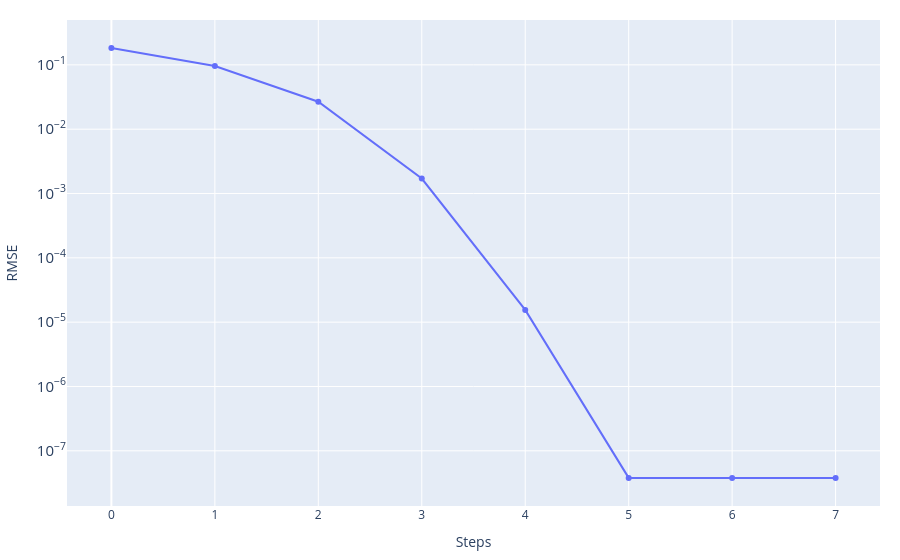
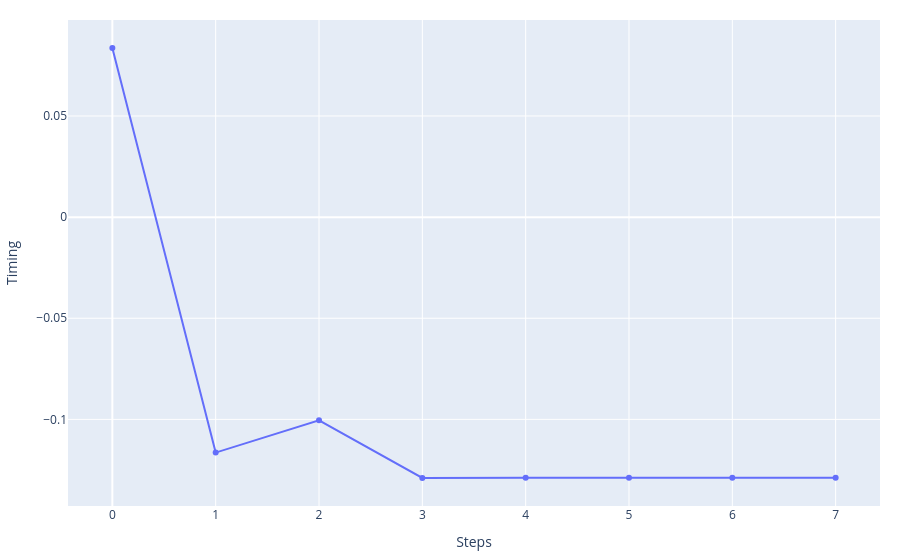
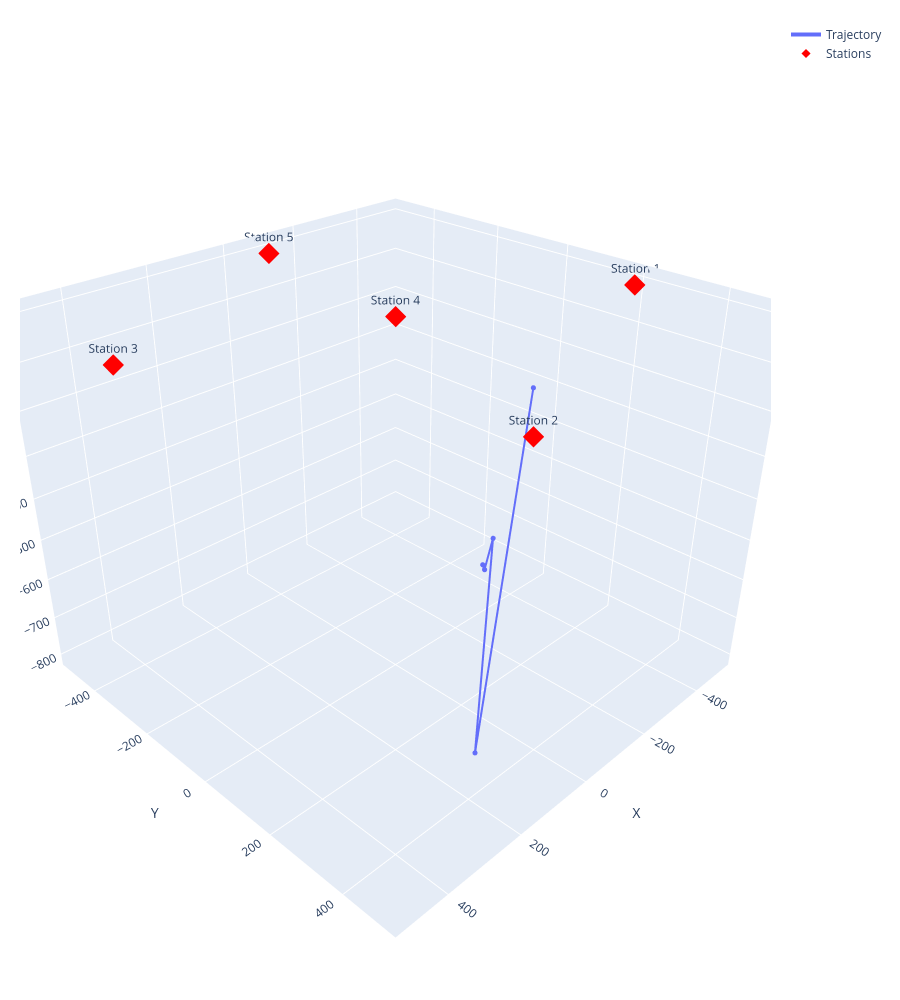

The cell these charts' notebook holds for them, in order:
### Code cell
event_best_LM, history_LM, cost_story_LM, misfit_fin_LM = Levenberg_Marquardt.Levenberg_Marquardt(
    stations=stations_norm,
    event_test=np.copy(event_ini),
    n_iteration=1_000,
    vp=vp)

print('Best fitt with:')
print(f'\t- RMSE = {misfit_fin_LM}')
print(f'\t- Event = {event_best_LM}')

_ = graphics.history_2d(cost_story_LM, 'RMSE', log_y=True)
_ = graphics.history_2d(history_LM[:, 3], 'Timing')
_ = graphics.history_3d(history_LM[:, :3], stations_norm)

### Figure 1 — Plotly figure (JSON) as saved in the notebook; plotly's stock layout.template omitted (floating-point values rounded to 4 significant figures)
{"data": [{"mode": "lines+markers", "name": "RMSE", "type": "scatter", "x": [0, 1, 2, 3, 4, 5, 6, 7], "y": [0.1826, 0.09586, 0.02676, 0.001711, 1.551e-05, 3.794e-08, 3.786e-08, 3.786e-08]}], "layout": {"hovermode": "x unified", "margin": {"b": 20, "l": 20, "r": 20, "t": 20}, "title": {}, "xaxis": {"showgrid": true, "title": {"text": "Steps"}}, "yaxis": {"exponentformat": "power", "showgrid": true, "title": {"text": "RMSE"}, "type": "log"}}}

### Figure 2 — Plotly figure (JSON) as saved in the notebook; plotly's stock layout.template omitted (floating-point values rounded to 4 significant figures)
{"data": [{"mode": "lines+markers", "name": "Timing", "type": "scatter", "x": [0, 1, 2, 3, 4, 5, 6, 7], "y": [0.08359, -0.1164, -0.1005, -0.1289, -0.1288, -0.1288, -0.1288, -0.1288]}], "layout": {"hovermode": "x unified", "margin": {"b": 20, "l": 20, "r": 20, "t": 20}, "title": {}, "xaxis": {"showgrid": true, "title": {"text": "Steps"}}, "yaxis": {"exponentformat": "power", "showgrid": true, "title": {"text": "Timing"}, "type": "linear"}}}

### Figure 3 — Plotly figure (JSON) as saved in the notebook; plotly's stock layout.template omitted (floating-point values rounded to 4 significant figures)
{"data": [{"customdata": ["0", "1", "2", "3", "4", "5", "6", "7"], "hovertemplate": "<b>Step %{customdata}</b><br>X: %{x:.2f}<br>Y: %{y:.2f}<br>Z: %{z:.2f}<extra></extra>", "line": {"width": 4}, "marker": {"size": 3}, "mode": "lines+markers", "name": "Trajectory", "type": "scatter3d", "x": [-27.43, 113.6, 182.8, 155.1, 151.8, 151.9, 151.9, 151.9], "y": [318.9, 339.3, 415.9, 377.2, 369.9, 370.0, 370.0, 370.0], "z": [-56.47, -804.2, -236.9, -330.3, -324.9, -324.9, -324.9, -324.9]}, {"hovertemplate": "<b>%{text}</b><br>X: %{x:.2f}<br>Y: %{y:.2f}<br>Z: %{z:.2f}<extra></extra>", "marker": {"color": "red", "size": 7, "symbol": "diamond"}, "mode": "markers+text", "name": "Stations", "text": ["Station 1", "Station 2", "Station 3", "Station 4", "Station 5"], "textposition": "top center", "type": "scatter3d", "x": [-500.0, 200.0, 500.0, 0.0, -100.0], "y": [200.0, 500.0, -200.0, 0.0, -500.0], "z": [-10.0, -10.0, -10.0, 0.0, -10.0]}], "layout": {"height": 1000, "margin": {"b": 20, "l": 20, "r": 20, "t": 20}, "scene": {"aspectmode": "data", "camera": {"eye": {"x": 1.5, "y": 1.5, "z": 1.2}}, "xaxis": {"showgrid": true, "title": {"text": "X"}}, "yaxis": {"showgrid": true, "title": {"text": "Y"}}, "zaxis": {"showgrid": true, "title": {"text": "Z"}}}, "title": {}}}
